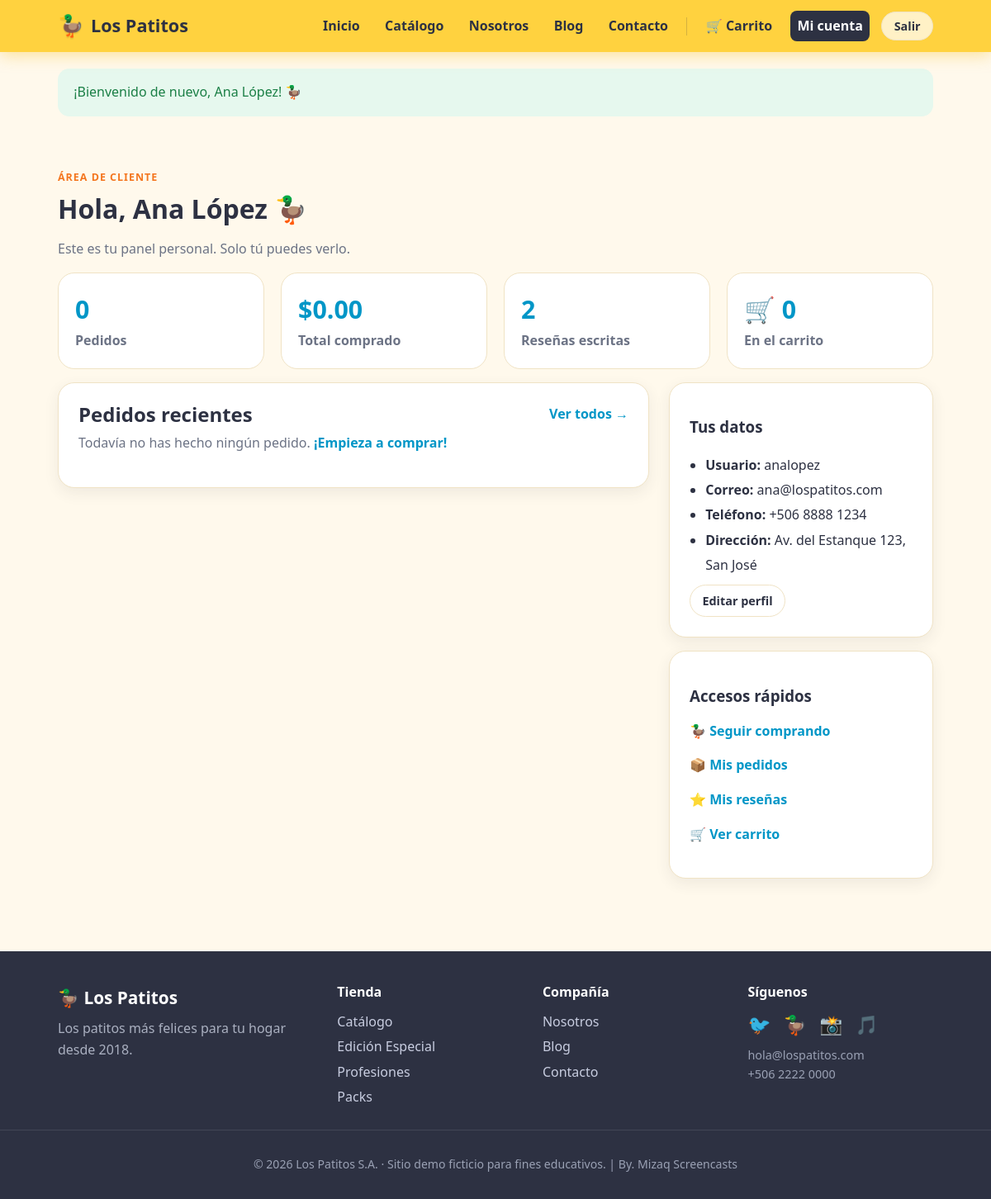
Page /dashboard.php (signed in) on the committed database.
### tables this page shows
CREATE TABLE IF NOT EXISTS usuarios (
    id BIGINT UNSIGNED AUTO_INCREMENT PRIMARY KEY,
    nombre VARCHAR(120) NOT NULL,
    correo VARCHAR(150) NOT NULL,
    usuario VARCHAR(50) NOT NULL,
    password_hash VARCHAR(255) NOT NULL,
    telefono VARCHAR(30) NULL,
    direccion VARCHAR(255) NULL,
    estado ENUM('activo', 'inactivo') NOT NULL DEFAULT 'activo',
    fecha_creacion TIMESTAMP NOT NULL DEFAULT CURRENT_TIMESTAMP,
    UNIQUE KEY uk_usuarios_correo (correo),
    UNIQUE KEY uk_usuarios_usuario (usuario)
);

### includes/auth.php (called while the page is built, shortened)
<?php
require_once __DIR__ . '/../config.php';
require_once __DIR__ . '/helpers.php';
function find_user_by_id(int $id): ?array
{
    $stmt = db()->prepare(
        'SELECT id, nombre, correo, usuario, telefono, direccion, estado, fecha_creacion
         FROM usuarios
         WHERE id = :id
         LIMIT 1'
    );
    $stmt->execute(['id' => $id]);
    $user = $stmt->fetch();
    return $user ?: null;
}
function is_authenticated(): bool
{
    return !empty($_SESSION['user_id']);
}
function current_user(): ?array
{
    $user = find_user_by_id((int) $_SESSION['user_id']);
    return $user;
}
function require_auth(): array
{
    $user = current_user();
    return $user;
}

### config.php (called while the page is built, shortened)
<?php
function db(): PDO
{
    static $pdo = null;
    if ($pdo instanceof PDO) {
        return $pdo;
    }
    $dsn = sprintf(
        'mysql:host=%s;port=%s;dbname=%s;charset=utf8mb4',
        DB_HOST,
        DB_PORT,
        DB_NAME
    );
    $options = [
        PDO::ATTR_ERRMODE => PDO::ERRMODE_EXCEPTION,
        PDO::ATTR_DEFAULT_FETCH_MODE => PDO::FETCH_ASSOC,
        PDO::ATTR_EMULATE_PREPARES => false,
    ];
    $pdo = new PDO($dsn, DB_USER, DB_PASS, $options);
    return $pdo;
}

### includes/helpers.php (called while the page is built, shortened)
<?php
function e(?string $value): string
{
    return htmlspecialchars((string) $value, ENT_QUOTES, 'UTF-8');
}

### includes/orders.php (called while the page is built, shortened)
<?php
require_once __DIR__ . '/../config.php';
require_once __DIR__ . '/cart.php';
function get_pedidos_de_usuario(int $usuarioId): array
{
    $stmt = db()->prepare(
        'SELECT p.id, p.codigo, p.total, p.estado, p.fecha_creacion,
                COALESCE(SUM(i.cantidad), 0) AS unidades
         FROM pedidos p
         LEFT JOIN pedido_items i ON i.pedido_id = p.id
         WHERE p.usuario_id = :usuario_id
         GROUP BY p.id
         ORDER BY p.fecha_creacion DESC'
    );
    $stmt->execute(['usuario_id' => $usuarioId]);
    return $stmt->fetchAll();
}

### includes/catalog.php (called while the page is built, shortened)
<?php
require_once __DIR__ . '/../config.php';
function get_resenas_de_usuario(int $usuarioId): array
{
    $stmt = db()->prepare(
        'SELECT r.id, r.calificacion, r.comentario, r.fecha_creacion,
                p.nombre AS producto, p.slug AS producto_slug, p.emoji, p.imagen
         FROM resenas r
         JOIN productos p ON p.id = r.producto_id
         WHERE r.usuario_id = :usuario_id
         ORDER BY r.fecha_creacion DESC'
    );
    $stmt->execute(['usuario_id' => $usuarioId]);
    return $stmt->fetchAll();
}

### includes/cart.php (called while the page is built, shortened)
<?php
require_once __DIR__ . '/catalog.php';
function cart_raw(): array
{
    return $_SESSION['cart'] ?? [];
}
function cart_count(): int
{
    return array_sum(cart_raw());
}

### dashboard.php (the view, shortened to what this page needs)
<?php
require_once __DIR__ . '/config.php';
require_once __DIR__ . '/includes/layout.php';
require_once __DIR__ . '/includes/orders.php';
require_once __DIR__ . '/includes/catalog.php';
$user = require_auth();
$pedidos = get_pedidos_de_usuario((int) $user['id']);
$resenas = get_resenas_de_usuario((int) $user['id']);
$totalGastado = 0.0;
render_header('Mi cuenta', 'cuenta');
?>
<section class="section">
    <div class="container">
        <span class="eyebrow">Área de cliente</span>
        <h1 class="page-title">Hola, <?= e($user['nombre']) ?> 🦆</h1>
        <p class="muted">Este es tu panel personal. Solo tú puedes verlo.</p>
        <div class="account-grid mt-2">
            <div class="stat"><div class="stat__value"><?= count($pedidos) ?></div><div class="stat__label">Pedidos</div></div>
            <div class="stat"><div class="stat__value"><?= e(money($totalGastado)) ?></div><div class="stat__label">Total comprado</div></div>
            <div class="stat"><div class="stat__value"><?= count($resenas) ?></div><div class="stat__label">Reseñas escritas</div></div>
            <div class="stat"><div class="stat__value">🛒 <?= (int) cart_count() ?></div><div class="stat__label">En el carrito</div></div>
        </div>
        <div class="layout-2col mt-2">
            <div class="card">
                <div style="display:flex;justify-content:space-between;align-items:center;">
                    <h2 style="margin:0;">Pedidos recientes</h2>
                    <a href="pedidos.php">Ver todos →</a>
                </div>
                <?php if ($pedidos === []): ?>
                    <p class="muted mt-1">Todavía no has hecho ningún pedido. <a href="productos.php">¡Empieza a comprar!</a></p>
                <?php endif; ?>
            </div>
            <aside>
                <div class="card mb-2">
                    <h3>Tus datos</h3>
                    <ul class="list">
                        <li><strong>Usuario:</strong> <?= e($user['usuario']) ?></li>
                        <li><strong>Correo:</strong> <?= e($user['correo']) ?></li>
                        <li><strong>Teléfono:</strong> <?= e($user['telefono'] ?? '—') ?></li>
                        <li><strong>Dirección:</strong> <?= e($user['direccion'] ?? '—') ?></li>
                    </ul>
                    <a class="button button--ghost button--sm mt-1" href="perfil.php">Editar perfil</a>
                </div>
                <div class="card">
                    <h3>Accesos rápidos</h3>
                    <p><a href="productos.php">🦆 Seguir comprando</a></p>
                    <p><a href="pedidos.php">📦 Mis pedidos</a></p>
                    <p><a href="mis-resenas.php">⭐ Mis reseñas</a></p>
                    <p><a href="carrito.php">🛒 Ver carrito</a></p>
                </div>
            </aside>
        </div>
    </div>
</section>

### assets/css/styles.css (style rules this page uses)
:root { --duck: #ffd23f; --duck-dark: #f4b400; --water: #00b4d8; --water-dark: #0096c7; --beak: #ff8c42; --beak-dark: #f4761f; --cream: #fff9ec; --card: #ffffff; --border: #f0e3c5; --text: #2d3142; --muted: #6c7385; --success-bg: #e6f8ee; --success-text: #1b7f46; --error-bg: #fdecec; --error-text: #c4321f; --shadow: 0 18px 50px rgba(45, 49, 66, 0.10); --shadow-sm: 0 6px 18px rgba(45, 49, 66, 0.08); --radius: 20px; }
* { box-sizing: border-box; }
html { scroll-behavior: smooth; }
body { margin: 0; font-family: "Segoe UI", "Trebuchet MS", Arial, sans-serif; background: var(--cream); color: var(--text); line-height: 1.6; display: flex; flex-direction: column; min-height: 100vh; }
h1, h2, h3, h4 { line-height: 1.2; color: var(--text); }
a { color: var(--water-dark); text-decoration: none; font-weight: 600; }
.container { width: 100%; max-width: 1100px; margin: 0 auto; padding: 0 1.25rem; }
.section { padding: 2.5rem 0; }
.eyebrow { display: inline-block; text-transform: uppercase; letter-spacing: 0.08em; font-size: 0.78rem; font-weight: 800; color: var(--beak-dark); margin-bottom: 0.4rem; }
.button { display: inline-flex; align-items: center; justify-content: center; gap: 0.4rem; border: 0; border-radius: 999px; padding: 0.8rem 1.4rem; font-size: 1rem; font-weight: 700; font-family: inherit; cursor: pointer; text-decoration: none; transition: transform 0.15s ease, box-shadow 0.15s ease, background 0.15s ease; }
.button--ghost { background: rgba(255, 255, 255, 0.7); color: var(--text); border: 1px solid var(--border); }
.button--sm { padding: 0.45rem 0.9rem; font-size: 0.9rem; }
.card { background: var(--card); border: 1px solid var(--border); border-radius: var(--radius); box-shadow: var(--shadow-sm); padding: 1.5rem; }
.layout-2col { display: grid; grid-template-columns: 1fr 320px; gap: 1.5rem; align-items: start; }
.account-grid { display: grid; grid-template-columns: repeat(auto-fit, minmax(240px, 1fr)); gap: 1.25rem; }
.stat { background: #fff; border: 1px solid var(--border); border-radius: var(--radius); padding: 1.25rem; }
.stat__value { font-size: 1.9rem; font-weight: 800; color: var(--water-dark); }
.stat__label { color: var(--muted); font-weight: 600; }
.list { margin: 0; padding-left: 1.2rem; line-height: 1.9; }
.muted { color: var(--muted); }
.mt-1 { margin-top: 0.5rem; }
.mt-2 { margin-top: 1rem; }
.mb-2 { margin-bottom: 1rem; }
.page-title { font-size: 2rem; margin: 0.2rem 0 0.4rem; }

### rows in the picture
usuarios: nombre "Ana López", usuario "analopez", correo "ana@lospatitos.com", telefono "+506 8888 1234", direccion "Av. del Estanque 123, San José"

### other values in the picture
$label "Inicio"
$label "Catálogo"
$label "Nosotros"
$label "Blog"
$label "Contacto"
$flash['message'] "¡Bienvenido de nuevo, Ana López! 🦆"
count($pedidos) "0"
money($totalGastado) "$0.00"
count($resenas) "2"
cart_count() "0"
$year "2026"
